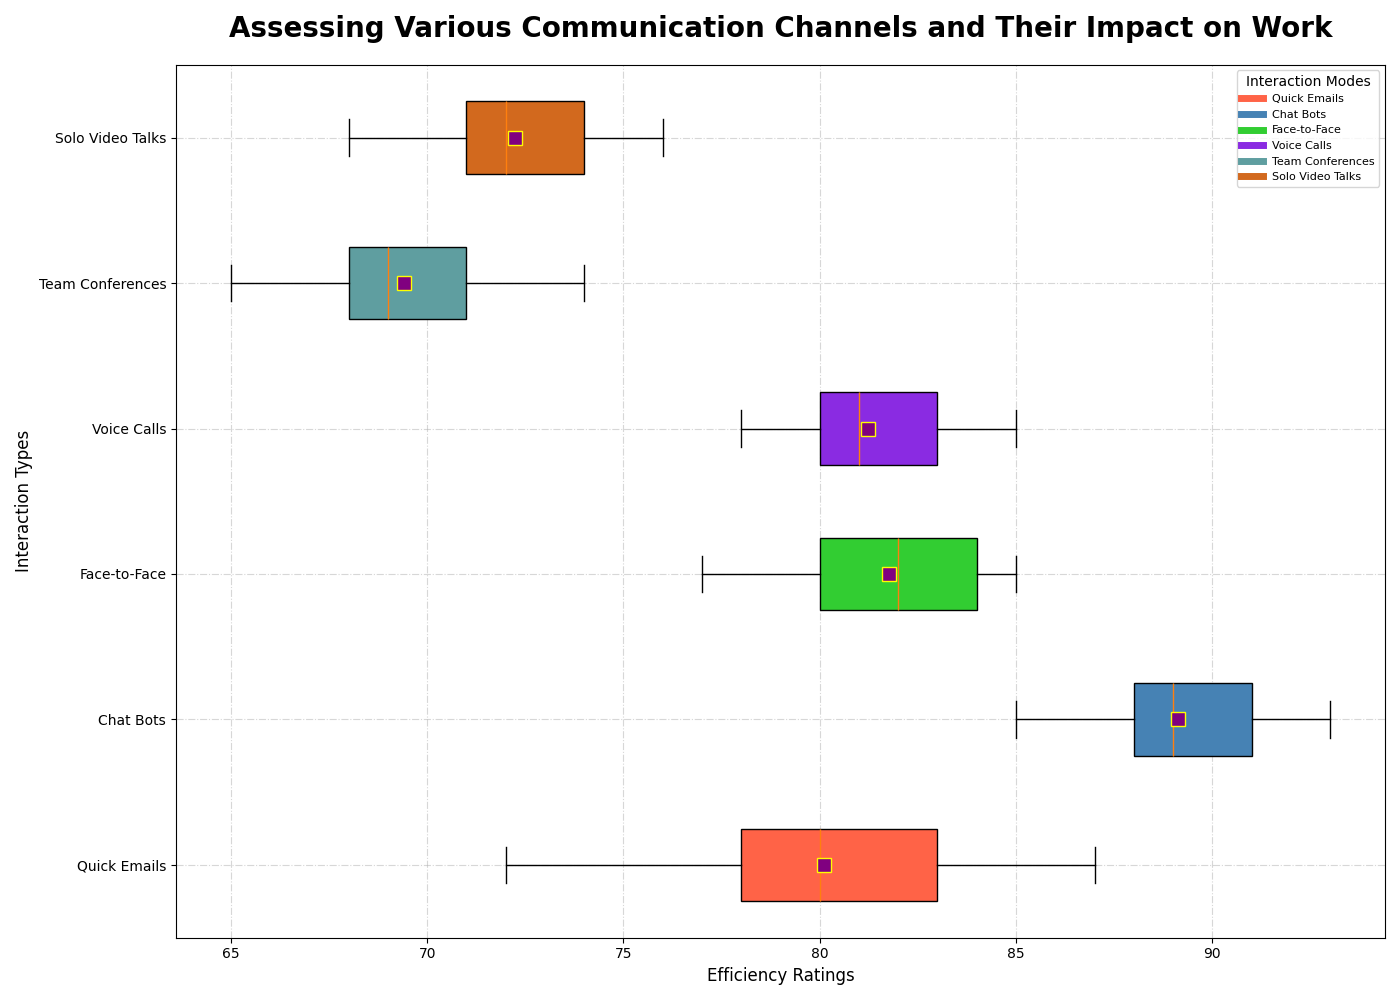

Write the Python code that produced this figure.
import matplotlib.pyplot as plt

communication_methods = [
    'Quick Emails', 'Chat Bots', 'Face-to-Face', 
    'Voice Calls', 'Team Conferences', 'Solo Video Talks'
]

productivity_scores = [
    [72, 75, 78, 80, 83, 85, 87, 78, 80, 82, 79, 81, 84, 76, 80, 83, 79],
    [88, 89, 90, 92, 87, 91, 90, 93, 91, 87, 85, 88, 86, 89, 91, 90, 88],
    [77, 80, 82, 83, 81, 84, 85, 79, 82, 84, 78, 81, 80, 83, 85, 84, 82],
    [78, 80, 82, 81, 85, 83, 79, 80, 82, 81, 84, 85, 78, 80, 79, 81, 83],
    [65, 68, 70, 74, 69, 66, 73, 71, 69, 66, 70, 67, 72, 70, 68, 69, 73],
    [68, 71, 73, 76, 72, 70, 75, 74, 72, 69, 71, 69, 74, 72, 76, 75, 71]
]

plt.figure(figsize=(14, 10))
box = plt.boxplot(
    productivity_scores,
    patch_artist=True,
    labels=communication_methods,
    notch=False,
    vert=False,
    showmeans=True,
    meanprops={"marker": "s", "markerfacecolor": "purple", "markeredgecolor": "yellow", "markersize": 10}
)

colors = ['#FF6347', '#4682B4', '#32CD32', '#8A2BE2', '#5F9EA0', '#D2691E']
for patch, color in zip(box['boxes'], colors):
    patch.set_facecolor(color)

plt.title(
    'Assessing Various Communication Channels and Their Impact on Work', 
    fontsize=20, fontweight='bold', pad=20
)
plt.xlabel('Efficiency Ratings', fontsize=12) 
plt.ylabel('Interaction Types', fontsize=12)

plt.grid(linestyle='-.', alpha=0.5)

handles = [plt.Line2D([0], [0], color=color, lw=5, linestyle='-') for color in colors]
plt.legend(handles, communication_methods, title='Interaction Modes', loc='upper right', fontsize=8)

plt.tight_layout()
plt.show()
